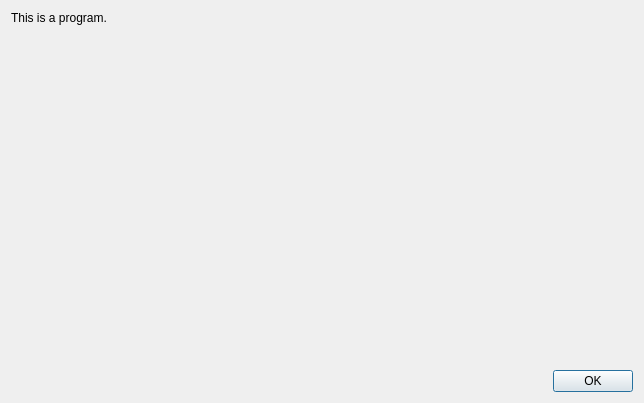
<?xml version="1.0" encoding="UTF-8"?>
<ui version="4.0">
 <class>DialogAbout</class>
 <widget class="QDialog" name="DialogAbout">
  <property name="geometry">
   <rect>
    <x>0</x>
    <y>0</y>
    <width>644</width>
    <height>403</height>
   </rect>
  </property>
  <property name="windowTitle">
   <string>Dialog</string>
  </property>
  <layout class="QVBoxLayout" name="verticalLayout">
   <item>
    <widget class="QLabel" name="label">
     <property name="text">
      <string>This is a program.</string>
     </property>
    </widget>
   </item>
   <item>
    <spacer name="verticalSpacer">
     <property name="orientation">
      <enum>Qt::Vertical</enum>
     </property>
     <property name="sizeHint" stdset="0">
      <size>
       <width>20</width>
       <height>40</height>
      </size>
     </property>
    </spacer>
   </item>
   <item>
    <layout class="QHBoxLayout" name="horizontalLayout">
     <item>
      <spacer name="horizontalSpacer">
       <property name="orientation">
        <enum>Qt::Horizontal</enum>
       </property>
       <property name="sizeHint" stdset="0">
        <size>
         <width>40</width>
         <height>20</height>
        </size>
       </property>
      </spacer>
     </item>
     <item>
      <widget class="QPushButton" name="pushButton_close">
       <property name="text">
        <string>OK</string>
       </property>
      </widget>
     </item>
    </layout>
   </item>
  </layout>
 </widget>
 <resources/>
 <connections/>
</ui>
